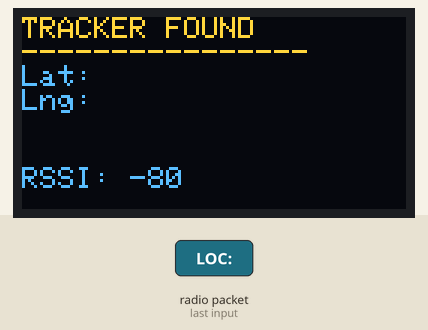
The sketch below on a simulated ESP32. Shown: 128×64 one-colour display. The test bench sets the inputs (shaded band). The OLED is the two-colour kind (top 16 rows yellow); no radio packets arrive unless stated.

1.3 s: radio packet "LOC:" arrives
Above: at 2.5 s.
Timing chart, 0 to 4.3 s (numbered marks = the images above; inputs shaded):
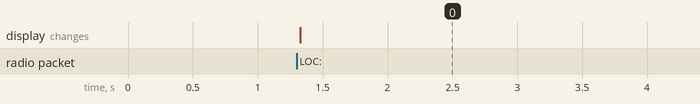

Measured:
- after the input at 1.3 s, the display: changes at once (image 0)

The sketch:

Receiver_Node.ino
```cpp
#include <SPI.h>
#include <LoRa.h>
#include <Wire.h>
#include <Adafruit_GFX.h>
#include <Adafruit_SSD1306.h>

// PCB Pin Definitions
#define OLED_SDA_PIN  33
#define OLED_SCL_PIN  32

// LoRa Pins
#define SCK_PIN   18
#define MISO_PIN  19
#define MOSI_PIN  23
#define SS_PIN    5
#define RST_PIN   14
#define DIO0_PIN  26

#define SCREEN_WIDTH 128
#define SCREEN_HEIGHT 64

Adafruit_SSD1306 display(SCREEN_WIDTH, SCREEN_HEIGHT, &Wire, -1);

void setup() {
  Serial.begin(115200);

  // Init I2C on Custom Pins
  Wire.begin(OLED_SDA_PIN, OLED_SCL_PIN);

  if(!display.begin(SSD1306_SWITCHCAPVCC, 0x3C)) {
    Serial.println(F("OLED Init Failed"));
    for(;;);
  }

  display.clearDisplay();
  display.setTextColor(WHITE);
  display.setTextSize(1);

  // Initialize LoRa
  SPI.begin(SCK_PIN, MISO_PIN, MOSI_PIN, SS_PIN);
  LoRa.setPins(SS_PIN, RST_PIN, DIO0_PIN);

  if (!LoRa.begin(433E6)) {
    display.println("LoRa Error!");
    display.display();
    while (1);
  }

  // LoRa Config (Match Tx)
  LoRa.setSpreadingFactor(12);
  LoRa.setSignalBandwidth(125E3);
}

void loop() {
  int packetSize = LoRa.parsePacket();
  if (packetSize) {
    String incoming = "";
    while (LoRa.available()) {
      incoming += (char)LoRa.read();
    }
    int rssi = LoRa.packetRssi();

    if (incoming.startsWith("LOC:")) {
      String coords = incoming.substring(4);
      int commaIndex = coords.indexOf(',');
      String lat = coords.substring(0, commaIndex);
      String lng = coords.substring(commaIndex + 1);

      display.clearDisplay();
      display.setCursor(0, 0);
      display.println("TRACKER FOUND");
      display.println("----------------");
      display.print("Lat: "); display.println(lat);
      display.print("Lng: "); display.println(lng);
      display.setCursor(0, 50);
      display.print("RSSI: "); display.print(rssi);
      display.display();
    }
  }
}
```
